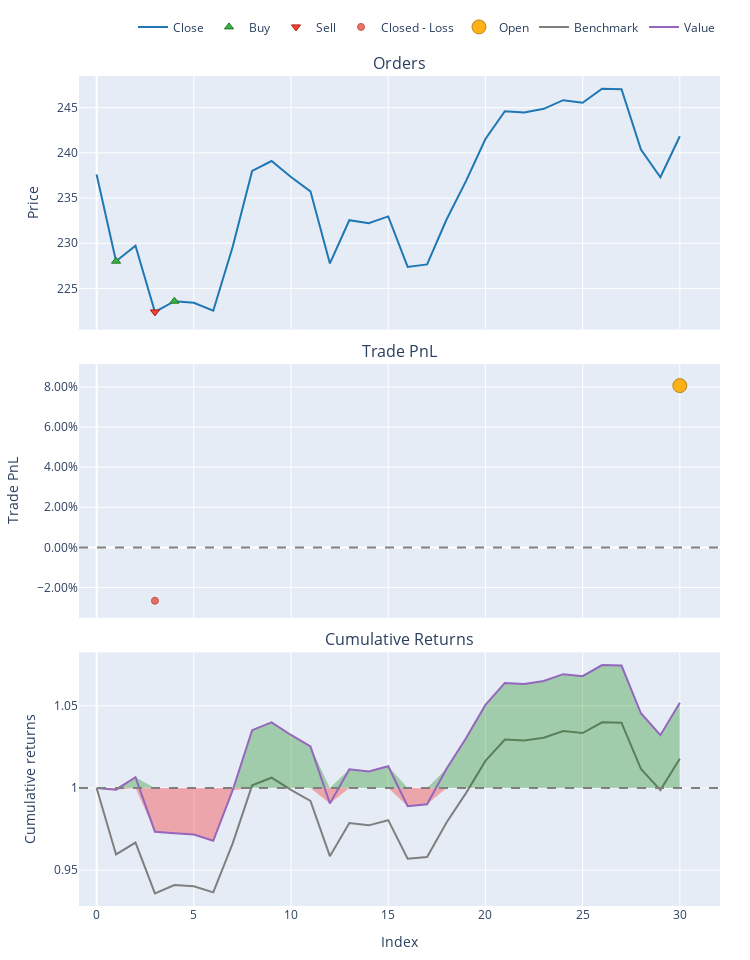

Notebook cell for this chart:
### Code cell
appl_ = merged_data.dropna(subset=['Close_AAPL'])
entries = merged_data['Buy_Signal'].astype(bool)
exits = merged_data['Sell_Signal'].astype(bool)

price = merged_data['Close_AAPL']
portfolio = vbt.Portfolio.from_signals(
    close=price,
    entries=entries,
    exits=exits,
    init_cash=100_000,
    fees=0.001
)

print(portfolio.stats())
portfolio.plot().show()

### Figure 1 — Plotly figure (JSON) as saved in the notebook; plotly's stock layout.template omitted (floating-point values rounded to 4 significant figures)
{"data": [{"legendgroup": "0", "line": {"color": "#1f77b4"}, "name": "Close", "showlegend": true, "type": "scatter", "uid": "ffa72e49-5a7b-4009-9ed7-860fa40987ef", "x": [0, 1, 2, 3, 4, 5, 6, 7, 8, 9, 10, 11, 12, 13, 14, 15, 16, 17, 18, 19, 20, 21, 22, 23, 24, 25, 26, 27, 28, 29, 30], "xaxis": "x", "y": [237.6, 228.0, 229.7, 222.4, 223.6, 223.4, 222.5, 229.6, 238.0, 239.1, 237.3, 235.7, 227.8, 232.5, 232.2, 233.0, 227.4, 227.6, 232.6, 236.9, 241.5, 244.6, 244.5, 244.9, 245.8, 245.6, 247.1, 247.0, 240.4, 237.3, 241.8], "yaxis": "y"}, {"customdata": [[0, 438.1, 99.9], [2, 434.9, 97.25]], "hovertemplate": "Order Id: %{customdata[0]}<br>Timestamp: %{x}<br>Price: %{y}<br>Size: %{customdata[1]:.6f}<br>Fees: %{customdata[2]:.6f}", "legendgroup": "1", "marker": {"color": "#37B13F", "line": {"color": "rgb(38,123,44)", "width": 1}, "size": 8, "symbol": "triangle-up"}, "mode": "markers", "name": "Buy", "type": "scatter", "uid": "598461ad-b0c0-4bd5-9f0a-6dc639d0ef86", "x": [1, 4], "xaxis": "x", "y": [228.0, 223.6], "yaxis": "y"}, {"customdata": [[1, 438.1, 97.44]], "hovertemplate": "Order Id: %{customdata[0]}<br>Timestamp: %{x}<br>Price: %{y}<br>Size: %{customdata[1]:.6f}<br>Fees: %{customdata[2]:.6f}", "legendgroup": "2", "marker": {"color": "#EA4335", "line": {"color": "rgb(181,31,18)", "width": 1}, "size": 8, "symbol": "triangle-down"}, "mode": "markers", "name": "Sell", "type": "scatter", "uid": "5c65589e-f586-48ce-9a2e-f0aa5969b81c", "x": [3], "xaxis": "x", "y": [222.4], "yaxis": "y"}, {"customdata": [[0, 0, -2657.0, -0.0266]], "hovertemplate": "Exit Trade Id: %{customdata[0]}<br>Position Id: %{customdata[1]}<br>Exit Timestamp: %{x}<br>PnL: %{customdata[2]:.6f}<br>Return: %{customdata[3]:.2%}", "legendgroup": "3", "marker": {"color": "#EA4335", "line": {"color": "rgb(181,31,18)", "width": 1}, "opacity": [0.75], "size": [7], "symbol": "circle"}, "mode": "markers", "name": "Closed - Loss", "type": "scatter", "uid": "8c2202c7-449a-4784-911c-c19729509430", "x": [3], "xaxis": "x2", "y": [-0.0266], "yaxis": "y2"}, {"customdata": [[1, 1, 7843.0, 0.08065]], "hovertemplate": "Exit Trade Id: %{customdata[0]}<br>Position Id: %{customdata[1]}<br>Exit Timestamp: %{x}<br>PnL: %{customdata[2]:.6f}<br>Return: %{customdata[3]:.2%}", "legendgroup": "4", "marker": {"color": "#FFAA00", "line": {"color": "rgb(178,118,0)", "width": 1}, "opacity": [0.9], "size": [14], "symbol": "circle"}, "mode": "markers", "name": "Open", "type": "scatter", "uid": "8aa34463-c5c7-4247-af97-159885d775d2", "x": [30], "xaxis": "x2", "y": [0.08065], "yaxis": "y2"}, {"legendgroup": "5", "line": {"color": "#7f7f7f"}, "name": "Benchmark", "showlegend": true, "type": "scatter", "uid": "7f47584c-e353-4e02-9cc7-476b7f557762", "x": [0, 1, 2, 3, 4, 5, 6, 7, 8, 9, 10, 11, 12, 13, 14, 15, 16, 17, 18, 19, 20, 21, 22, 23, 24, 25, 26, 27, 28, 29, 30], "xaxis": "x3", "y": [1, 0.9596, 0.9668, 0.936, 0.941, 0.9403, 0.9366, 0.9663, 1.002, 1.006, 0.9988, 0.9921, 0.9585, 0.9787, 0.9773, 0.9805, 0.957, 0.9581, 0.979, 0.9969, 1.017, 1.029, 1.029, 1.031, 1.035, 1.033, 1.04, 1.04, 1.012, 0.9987, 1.018], "yaxis": "y3"}, {"hoverinfo": "skip", "legendgroup": "6", "line": {"color": "rgba(0, 0, 0, 0)", "width": 0}, "opacity": 0, "showlegend": false, "type": "scatter", "uid": "11fa493f-80ec-4f85-a725-616a8455a271", "x": [0, 1, 2, 3, 4, 5, 6, 7, 8, 9, 10, 11, 12, 13, 14, 15, 16, 17, 18, 19, 20, 21, 22, 23, 24, 25, 26, 27, 28, 29, 30], "xaxis": "x3", "y": [1, 1, 1, 1, 1, 1, 1, 1, 1, 1, 1, 1, 1, 1, 1, 1, 1, 1, 1, 1, 1, 1, 1, 1, 1, 1, 1, 1, 1, 1, 1], "yaxis": "y3"}, {"connectgaps": false, "fill": "tonexty", "fillcolor": "rgba(0, 128, 0, 0.3)", "hoverinfo": "skip", "legendgroup": "6", "line": {"color": "rgba(0, 0, 0, 0)", "width": 0}, "opacity": 0, "showlegend": false, "type": "scatter", "uid": "e8e47087-a531-46bd-aeb7-ad912739146b", "x": [0, 1, 2, 3, 4, 5, 6, 7, 8, 9, 10, 11, 12, 13, 14, 15, 16, 17, 18, 19, 20, 21, 22, 23, 24, 25, 26, 27, 28, 29, 30], "xaxis": "x3", "y": [1, 1, 1.007, 1, 1, 1, 1, 1, 1.035, 1.04, 1.032, 1.025, 1, 1.011, 1.01, 1.013, 1, 1, 1.012, 1.03, 1.051, 1.064, 1.063, 1.065, 1.069, 1.068, 1.075, 1.074, 1.045, 1.032, 1.052], "yaxis": "y3"}, {"hoverinfo": "skip", "legendgroup": "6", "line": {"color": "rgba(0, 0, 0, 0)", "width": 0}, "opacity": 0, "showlegend": false, "type": "scatter", "uid": "de3497ae-6fb1-493f-b7f5-31cf2382da69", "x": [0, 1, 2, 3, 4, 5, 6, 7, 8, 9, 10, 11, 12, 13, 14, 15, 16, 17, 18, 19, 20, 21, 22, 23, 24, 25, 26, 27, 28, 29, 30], "xaxis": "x3", "y": [1, 1, 1, 1, 1, 1, 1, 1, 1, 1, 1, 1, 1, 1, 1, 1, 1, 1, 1, 1, 1, 1, 1, 1, 1, 1, 1, 1, 1, 1, 1], "yaxis": "y3"}, {"connectgaps": false, "fill": "tonexty", "fillcolor": "rgba(255, 0, 0, 0.3)", "hoverinfo": "skip", "legendgroup": "6", "line": {"color": "rgba(0, 0, 0, 0)", "width": 0}, "opacity": 0, "showlegend": false, "type": "scatter", "uid": "02486d2c-4431-4152-bc29-ef84a9124aef", "x": [0, 1, 2, 3, 4, 5, 6, 7, 8, 9, 10, 11, 12, 13, 14, 15, 16, 17, 18, 19, 20, 21, 22, 23, 24, 25, 26, 27, 28, 29, 30], "xaxis": "x3", "y": [1, 0.999, 1, 0.9734, 0.9725, 0.9717, 0.9679, 0.9987, 1, 1, 1, 1, 0.9906, 1, 1, 1, 0.989, 0.9901, 1, 1, 1, 1, 1, 1, 1, 1, 1, 1, 1, 1, 1], "yaxis": "y3"}, {"legendgroup": "7", "line": {"color": "#9467bd"}, "name": "Value", "showlegend": true, "type": "scatter", "uid": "a97856de-aa41-4264-be77-e8e6dcdfddd2", "x": [0, 1, 2, 3, 4, 5, 6, 7, 8, 9, 10, 11, 12, 13, 14, 15, 16, 17, 18, 19, 20, 21, 22, 23, 24, 25, 26, 27, 28, 29, 30], "xaxis": "x3", "y": [1, 0.999, 1.007, 0.9734, 0.9725, 0.9717, 0.9679, 0.9987, 1.035, 1.04, 1.032, 1.025, 0.9906, 1.011, 1.01, 1.013, 0.989, 0.9901, 1.012, 1.03, 1.051, 1.064, 1.063, 1.065, 1.069, 1.068, 1.075, 1.074, 1.045, 1.032, 1.052], "yaxis": "y3"}, {"hoverinfo": "skip", "legendgroup": "6", "line": {"color": "rgba(0, 0, 0, 0)", "width": 0}, "opacity": 0, "showlegend": false, "type": "scatter", "uid": "d77502a8-241b-4c49-b925-c1de8c8b1a73", "x": [0, 1, 2, 3, 4, 5, 6, 7, 8, 9, 10, 11, 12, 13, 14, 15, 16, 17, 18, 19, 20, 21, 22, 23, 24, 25, 26, 27, 28, 29, 30], "xaxis": "x3", "y": [1, 1, 1, 1, 1, 1, 1, 1, 1, 1, 1, 1, 1, 1, 1, 1, 1, 1, 1, 1, 1, 1, 1, 1, 1, 1, 1, 1, 1, 1, 1], "yaxis": "y3"}], "layout": {"annotations": [{"font": {"size": 16}, "showarrow": false, "text": "Orders", "x": 0.5, "xanchor": "center", "xref": "paper", "y": 1, "yanchor": "bottom", "yref": "paper"}, {"font": {"size": 16}, "showarrow": false, "text": "Trade PnL", "x": 0.5, "xanchor": "center", "xref": "paper", "y": 0.6528, "yanchor": "bottom", "yref": "paper"}, {"font": {"size": 16}, "showarrow": false, "text": "Cumulative Returns", "x": 0.5, "xanchor": "center", "xref": "paper", "y": 0.3056, "yanchor": "bottom", "yref": "paper"}], "height": 960, "legend": {"orientation": "h", "traceorder": "normal", "x": 1, "xanchor": "right", "y": 1.042, "yanchor": "bottom"}, "margin": {"b": 30, "l": 30, "r": 30, "t": 30}, "shapes": [{"line": {"color": "gray", "dash": "dash"}, "type": "line", "x0": 0, "x1": 1, "xref": "paper", "y0": 0, "y1": 0, "yref": "y2"}, {"line": {"color": "gray", "dash": "dash"}, "type": "line", "x0": 0, "x1": 1, "xref": "paper", "y0": 1, "y1": 1, "yref": "y3"}], "showlegend": true, "width": 750, "xaxis": {"anchor": "y", "domain": [0, 1], "matches": "x3", "showticklabels": false}, "xaxis2": {"anchor": "y2", "domain": [0, 1], "matches": "x3", "showticklabels": false}, "xaxis3": {"anchor": "y3", "domain": [0, 1], "title": {"text": "Index"}}, "yaxis": {"anchor": "x", "domain": [0.6944, 1], "title": {"text": "Price"}}, "yaxis2": {"anchor": "x2", "domain": [0.3472, 0.6528], "tickformat": ".2%", "title": {"text": "Trade PnL"}}, "yaxis3": {"anchor": "x3", "domain": [0, 0.3056], "title": {"text": "Cumulative returns"}}}}
